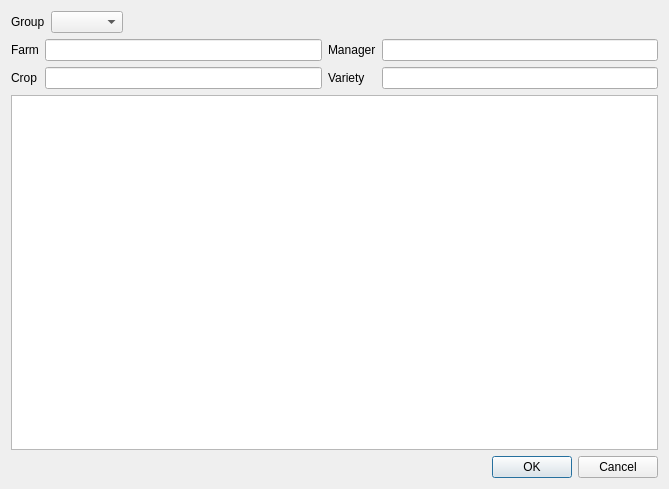
<?xml version="1.0" encoding="UTF-8"?>
<ui version="4.0">
 <class>Dialog</class>
 <widget class="QDialog" name="Dialog">
  <property name="geometry">
   <rect>
    <x>0</x>
    <y>0</y>
    <width>669</width>
    <height>489</height>
   </rect>
  </property>
  <property name="windowTitle">
   <string>Dialog</string>
  </property>
  <layout class="QVBoxLayout" name="verticalLayout">
   <item>
    <layout class="QHBoxLayout" name="horizontalLayout">
     <item>
      <widget class="QLabel" name="label">
       <property name="text">
        <string>Group</string>
       </property>
      </widget>
     </item>
     <item>
      <widget class="QComboBox" name="cboGroup"/>
     </item>
     <item>
      <spacer name="horizontalSpacer">
       <property name="orientation">
        <enum>Qt::Horizontal</enum>
       </property>
       <property name="sizeHint" stdset="0">
        <size>
         <width>40</width>
         <height>20</height>
        </size>
       </property>
      </spacer>
     </item>
    </layout>
   </item>
   <item>
    <layout class="QGridLayout" name="gridLayout_2">
     <item row="0" column="1">
      <widget class="QLineEdit" name="txtFarm"/>
     </item>
     <item row="0" column="3">
      <widget class="QLineEdit" name="txtMgr"/>
     </item>
     <item row="0" column="2">
      <widget class="QLabel" name="label_3">
       <property name="text">
        <string>Manager</string>
       </property>
      </widget>
     </item>
     <item row="0" column="0">
      <widget class="QLabel" name="label_2">
       <property name="text">
        <string>Farm</string>
       </property>
      </widget>
     </item>
     <item row="1" column="0">
      <widget class="QLabel" name="label_4">
       <property name="text">
        <string>Crop</string>
       </property>
      </widget>
     </item>
     <item row="1" column="1">
      <widget class="QLineEdit" name="txtCrop"/>
     </item>
     <item row="1" column="2">
      <widget class="QLabel" name="label_5">
       <property name="text">
        <string>Variety</string>
       </property>
      </widget>
     </item>
     <item row="1" column="3">
      <widget class="QLineEdit" name="txtVar"/>
     </item>
    </layout>
   </item>
   <item>
    <widget class="QListWidget" name="listWidget"/>
   </item>
   <item>
    <widget class="QDialogButtonBox" name="buttonBox">
     <property name="orientation">
      <enum>Qt::Horizontal</enum>
     </property>
     <property name="standardButtons">
      <set>QDialogButtonBox::Cancel|QDialogButtonBox::Ok</set>
     </property>
    </widget>
   </item>
  </layout>
 </widget>
 <resources/>
 <connections>
  <connection>
   <sender>buttonBox</sender>
   <signal>rejected()</signal>
   <receiver>Dialog</receiver>
   <slot>reject()</slot>
   <hints>
    <hint type="sourcelabel">
     <x>316</x>
     <y>260</y>
    </hint>
    <hint type="destinationlabel">
     <x>286</x>
     <y>274</y>
    </hint>
   </hints>
  </connection>
  <connection>
   <sender>buttonBox</sender>
   <signal>accepted()</signal>
   <receiver>Dialog</receiver>
   <slot>accept()</slot>
   <hints>
    <hint type="sourcelabel">
     <x>248</x>
     <y>254</y>
    </hint>
    <hint type="destinationlabel">
     <x>157</x>
     <y>274</y>
    </hint>
   </hints>
  </connection>
 </connections>
</ui>
